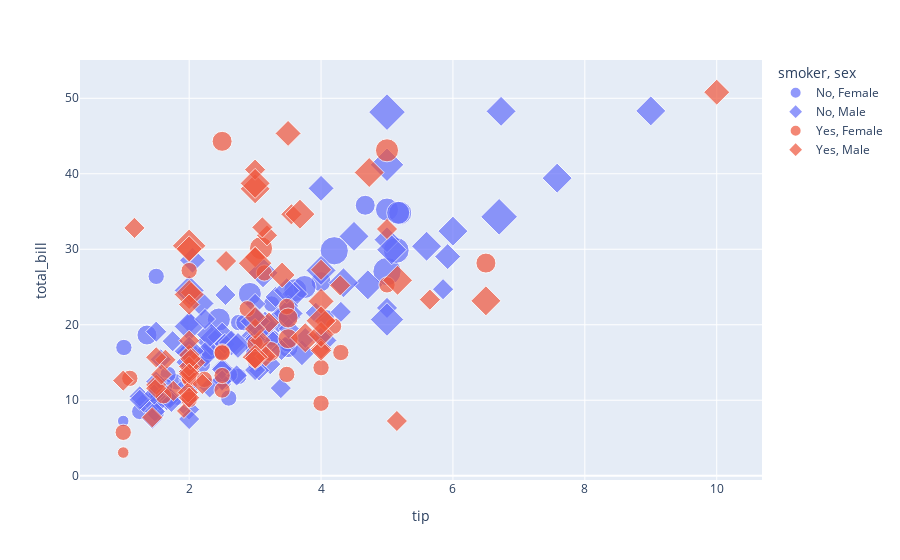

Write notebook code for a chart like this one.
### Code cell
px.scatter(df,x='tip',y='total_bill',color='smoker',size='size',symbol='sex')

### Figure 1 — Plotly figure (JSON) as saved in the notebook; plotly's stock layout.template omitted (floating-point values rounded to 4 significant figures)
{"data": [{"hovertemplate": "smoker=No<br>sex=Female<br>tip=%{x}<br>total_bill=%{y}<br>size=%{marker.size}<extra></extra>", "legendgroup": "No, Female", "marker": {"color": "#636efa", "size": [2, 4, 4, 2, 3, 3, 2, 2, 2, 2, 4, 3, 2, 4, 2, 2, 3, 2, 1, 4, 2, 2, 1, 3, 2, 2, 2, 4, 2, 2, 6, 2, 2, 2, 2, 2, 2, 2, 2, 2, 2, 2, 6, 2, 2, 3, 2, 5, 4, 2, 3, 3, 3, 2], "sizemode": "area", "sizeref": 0.015, "symbol": "circle"}, "mode": "markers", "name": "No, Female", "orientation": "v", "showlegend": true, "type": "scatter", "x": [1.01, 3.61, 5, 3.02, 1.67, 3.5, 2.75, 2.23, 3, 3, 2.45, 3.07, 2.6, 5.2, 1.5, 2.47, 3, 2.2, 1.83, 5.17, 3.25, 4.08, 1, 4, 3.5, 1.5, 1.8, 2.92, 1.68, 2.52, 4.2, 2, 2, 2.83, 1.5, 2, 3.25, 1.25, 2, 2, 2.75, 3.5, 5, 2.3, 1.5, 1.36, 1.63, 5.14, 3.75, 2.61, 2, 3, 4.67, 3], "xaxis": "x", "y": [16.99, 24.59, 35.26, 14.83, 10.33, 16.97, 20.29, 15.77, 19.65, 15.06, 20.69, 16.93, 10.29, 34.81, 26.41, 16.45, 17.07, 14.73, 10.07, 34.83, 22.75, 20.92, 7.25, 25.71, 17.31, 10.65, 12.43, 24.08, 13.42, 12.48, 29.8, 14.52, 11.38, 20.27, 11.17, 12.26, 18.26, 8.51, 10.33, 14.15, 13.16, 17.47, 27.05, 16.43, 8.35, 18.64, 11.87, 29.85, 25, 13.39, 16.21, 15.98, 35.83, 18.78], "yaxis": "y"}, {"hovertemplate": "smoker=No<br>sex=Male<br>tip=%{x}<br>total_bill=%{y}<br>size=%{marker.size}<extra></extra>", "legendgroup": "No, Male", "marker": {"color": "#636efa", "size": [3, 3, 2, 4, 2, 4, 2, 2, 2, 2, 4, 2, 3, 3, 2, 4, 2, 4, 2, 2, 2, 2, 4, 2, 3, 3, 3, 3, 3, 2, 2, 2, 4, 2, 2, 4, 3, 2, 2, 2, 4, 2, 4, 3, 3, 2, 2, 2, 4, 2, 2, 2, 2, 2, 2, 2, 2, 2, 2, 2, 2, 3, 2, 4, 2, 2, 2, 2, 3, 2, 6, 5, 2, 2, 2, 2, 3, 4, 4, 6, 4, 4, 2, 2, 3, 2, 4, 5, 2, 4, 4, 2, 2, 2, 2, 3, 2], "sizemode": "area", "sizeref": 0.015, "symbol": "diamond"}, "mode": "markers", "name": "No, Male", "orientation": "v", "showlegend": true, "type": "scatter", "x": [1.66, 3.5, 3.31, 4.71, 2, 3.12, 1.96, 3.23, 1.71, 1.57, 3, 3.92, 3.71, 3.35, 4.08, 7.58, 3.18, 2.34, 2, 2, 4.3, 1.45, 2.5, 3.27, 3.6, 2, 2.31, 5, 2.24, 2.54, 3.06, 1.32, 5.6, 3, 5, 6, 2.05, 3, 2.5, 1.56, 4.34, 3.51, 6.73, 2.64, 3.15, 2.01, 1.97, 1.25, 4, 3, 2.71, 3.4, 2.03, 2, 4, 5.85, 3, 3.5, 1.5, 3.76, 3, 4, 2.55, 5.07, 2.31, 2.5, 2, 1.48, 2.18, 1.5, 6.7, 5, 1.73, 2, 2.5, 2, 2.74, 2, 2, 5, 2, 3.5, 2.5, 2, 3.48, 2.24, 4.5, 5, 1.44, 9, 3, 2.72, 3.39, 1.47, 1.25, 5.92, 1.75], "xaxis": "x", "y": [10.34, 21.01, 23.68, 25.29, 8.77, 26.88, 15.04, 14.78, 10.27, 15.42, 18.43, 21.58, 16.29, 20.65, 17.92, 39.42, 19.82, 17.81, 13.37, 12.69, 21.7, 9.55, 18.35, 17.78, 24.06, 16.31, 18.69, 31.27, 16.04, 17.46, 13.94, 9.68, 30.4, 18.29, 22.23, 32.4, 28.55, 18.04, 12.54, 9.94, 25.56, 19.49, 48.27, 17.59, 20.08, 20.23, 12.02, 10.51, 27.2, 22.76, 17.29, 16.66, 15.98, 13.03, 18.28, 24.71, 21.16, 22.49, 12.46, 18.24, 14, 38.07, 23.95, 29.93, 11.69, 14.26, 15.95, 8.52, 22.82, 19.08, 34.3, 41.19, 9.78, 7.51, 14.07, 13.13, 17.26, 24.55, 19.77, 48.17, 16.49, 21.5, 12.66, 13.81, 24.52, 20.76, 31.71, 20.69, 7.56, 48.33, 20.45, 13.28, 11.61, 10.77, 10.07, 29.03, 17.82], "yaxis": "y"}, {"hovertemplate": "smoker=Yes<br>sex=Female<br>tip=%{x}<br>total_bill=%{y}<br>size=%{marker.size}<extra></extra>", "legendgroup": "Yes, Female", "marker": {"color": "#EF553B", "size": [1, 2, 2, 2, 2, 2, 2, 3, 2, 2, 2, 2, 2, 2, 3, 3, 2, 4, 2, 2, 2, 2, 3, 2, 2, 3, 2, 4, 2, 2, 2, 2, 2], "sizemode": "area", "sizeref": 0.015, "symbol": "circle"}, "mode": "markers", "name": "Yes, Female", "orientation": "v", "showlegend": true, "type": "scatter", "x": [1, 3.14, 5, 1, 4.3, 2.5, 3, 2.5, 3.48, 4, 3, 1.61, 2, 4, 3.5, 3.5, 4.19, 5, 2, 2.01, 2, 2.5, 3.23, 2.23, 2.5, 6.5, 1.1, 3.09, 3.48, 2.5, 2, 2.88, 2], "xaxis": "x", "y": [3.07, 26.86, 25.28, 5.75, 16.32, 11.35, 15.38, 44.3, 22.42, 14.31, 17.51, 10.59, 10.63, 9.6, 20.9, 18.15, 19.81, 43.11, 13, 12.74, 13, 16.4, 16.47, 12.76, 13.27, 28.17, 12.9, 30.14, 13.42, 16.27, 10.09, 22.12, 27.18], "yaxis": "y"}, {"hovertemplate": "smoker=Yes<br>sex=Male<br>tip=%{x}<br>total_bill=%{y}<br>size=%{marker.size}<extra></extra>", "legendgroup": "Yes, Male", "marker": {"color": "#EF553B", "size": [4, 2, 2, 2, 2, 4, 2, 2, 2, 2, 2, 4, 2, 2, 2, 2, 2, 2, 2, 3, 2, 2, 2, 2, 2, 2, 2, 2, 4, 2, 3, 4, 2, 5, 3, 2, 2, 2, 2, 2, 2, 3, 4, 3, 4, 2, 3, 4, 5, 2, 2, 2, 1, 2, 4, 3, 2, 2, 2, 2], "sizemode": "area", "sizeref": 0.015, "symbol": "diamond"}, "mode": "markers", "name": "Yes, Male", "orientation": "v", "showlegend": true, "type": "scatter", "x": [3, 1.76, 3.21, 2, 1.98, 3.76, 2.09, 3.08, 3, 5, 3, 4.73, 4, 1.5, 3, 1.64, 4.06, 4.29, 2, 10, 3.16, 5.15, 3.18, 4, 3.11, 2, 2, 3.55, 3.68, 5.65, 3.5, 6.5, 3, 2, 4, 1.5, 2.56, 2.02, 4, 2, 2, 4, 4, 3.41, 3, 2.03, 2, 5.16, 3, 1.5, 1.44, 2.2, 1.92, 1.58, 2, 3, 3, 1, 1.17, 2], "xaxis": "x", "y": [38.01, 11.24, 20.29, 13.81, 11.02, 18.29, 15.01, 17.92, 19.44, 32.68, 28.97, 40.17, 27.28, 12.03, 21.01, 15.36, 20.49, 25.21, 16, 50.81, 15.81, 7.25, 31.85, 16.82, 32.9, 17.89, 14.48, 34.63, 34.65, 23.33, 45.35, 23.17, 40.55, 30.46, 23.1, 15.69, 28.44, 15.48, 16.58, 10.34, 13.51, 18.71, 20.53, 26.59, 38.73, 24.27, 30.06, 25.89, 28.15, 11.59, 7.74, 12.16, 8.58, 13.42, 24.01, 15.69, 15.53, 12.6, 32.83, 22.67], "yaxis": "y"}], "layout": {"autosize": true, "legend": {"itemsizing": "constant", "title": {"text": "smoker, sex"}, "tracegroupgap": 0}, "margin": {"t": 60}, "xaxis": {"anchor": "y", "autorange": true, "domain": [0, 1], "range": [0.3797, 10.64], "title": {"text": "tip"}, "type": "linear"}, "yaxis": {"anchor": "x", "autorange": true, "domain": [0, 1], "range": [-1.55, 56.68], "title": {"text": "total_bill"}, "type": "linear"}}}
